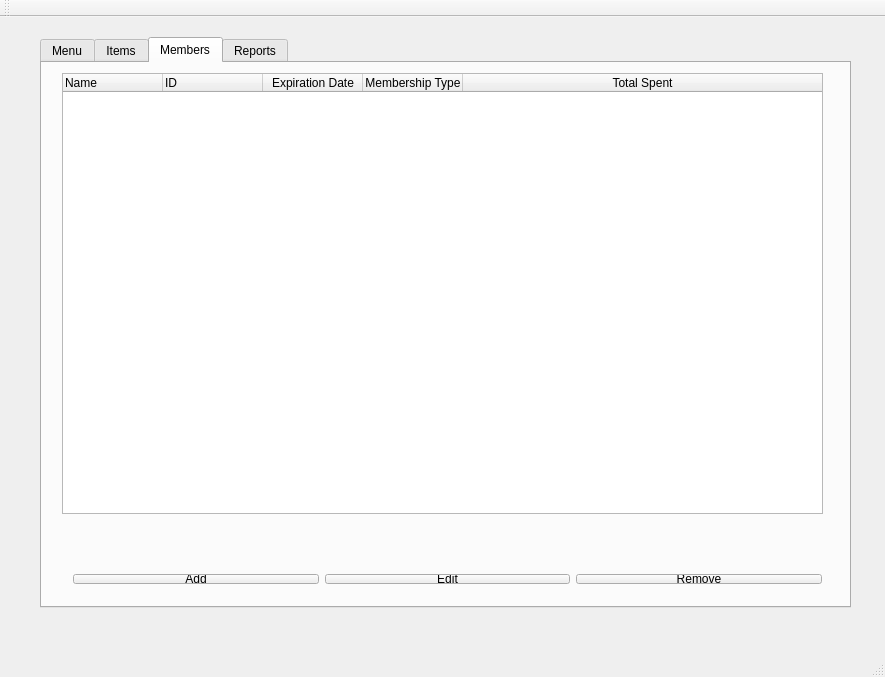
<?xml version="1.0" encoding="UTF-8"?>
<ui version="4.0">
 <class>MainWindow</class>
 <widget class="QMainWindow" name="MainWindow">
  <property name="geometry">
   <rect>
    <x>0</x>
    <y>0</y>
    <width>885</width>
    <height>677</height>
   </rect>
  </property>
  <property name="windowTitle">
   <string>MainWindow</string>
  </property>
  <widget class="QWidget" name="centralWidget">
   <widget class="QTabWidget" name="ViewMembers">
    <property name="geometry">
     <rect>
      <x>40</x>
      <y>20</y>
      <width>811</width>
      <height>571</height>
     </rect>
    </property>
    <property name="currentIndex">
     <number>2</number>
    </property>
    <widget class="QWidget" name="Menu">
     <attribute name="title">
      <string>Menu</string>
     </attribute>
     <widget class="QLabel" name="label_2">
      <property name="geometry">
       <rect>
        <x>20</x>
        <y>10</y>
        <width>761</width>
        <height>471</height>
       </rect>
      </property>
      <property name="text">
       <string>&lt;html&gt;&lt;head/&gt;&lt;body&gt;&lt;p align=&quot;center&quot;&gt;&lt;span style=&quot; font-size:18pt;&quot;&gt;**Bulk Club**&lt;/span&gt;&lt;/p&gt;&lt;p align=&quot;center&quot;&gt;&lt;span style=&quot; font-size:18pt;&quot;&gt;____________________________________________________________________&lt;/span&gt;&lt;/p&gt;&lt;p align=&quot;center&quot;&gt;&lt;span style=&quot; font-size:18pt;&quot;&gt;&lt;br/&gt;&lt;/span&gt;&lt;/p&gt;&lt;p align=&quot;center&quot;&gt;&lt;span style=&quot; font-size:18pt;&quot;&gt;Press Items to see all items curently in Inventory&lt;/span&gt;&lt;/p&gt;&lt;p align=&quot;center&quot;&gt;&lt;span style=&quot; font-size:18pt;&quot;&gt;&lt;br/&gt;&lt;/span&gt;&lt;/p&gt;&lt;p align=&quot;center&quot;&gt;&lt;span style=&quot; font-size:18pt;&quot;&gt;Press Members to see all current members&lt;/span&gt;&lt;/p&gt;&lt;p align=&quot;center&quot;&gt;&lt;span style=&quot; font-size:18pt;&quot;&gt;&lt;br/&gt;&lt;/span&gt;&lt;/p&gt;&lt;p align=&quot;center&quot;&gt;&lt;span style=&quot; font-size:18pt;&quot;&gt;Press Reports to see the types of reports that can be generated&lt;/span&gt;&lt;/p&gt;&lt;/body&gt;&lt;/html&gt;</string>
      </property>
     </widget>
    </widget>
    <widget class="QWidget" name="Items">
     <attribute name="title">
      <string>Items</string>
     </attribute>
     <widget class="QTableWidget" name="tableWidgetItem">
      <property name="geometry">
       <rect>
        <x>10</x>
        <y>10</y>
        <width>781</width>
        <height>461</height>
       </rect>
      </property>
      <property name="sizeAdjustPolicy">
       <enum>QAbstractScrollArea::AdjustToContents</enum>
      </property>
      <property name="editTriggers">
       <set>QAbstractItemView::NoEditTriggers</set>
      </property>
      <property name="alternatingRowColors">
       <bool>true</bool>
      </property>
      <property name="sortingEnabled">
       <bool>true</bool>
      </property>
      <property name="wordWrap">
       <bool>false</bool>
      </property>
      <attribute name="horizontalHeaderDefaultSectionSize">
       <number>100</number>
      </attribute>
      <attribute name="horizontalHeaderMinimumSectionSize">
       <number>50</number>
      </attribute>
      <attribute name="horizontalHeaderStretchLastSection">
       <bool>true</bool>
      </attribute>
      <attribute name="verticalHeaderDefaultSectionSize">
       <number>30</number>
      </attribute>
      <column>
       <property name="text">
        <string>Name</string>
       </property>
       <property name="textAlignment">
        <set>AlignCenter</set>
       </property>
      </column>
      <column>
       <property name="text">
        <string>Amount</string>
       </property>
      </column>
     </widget>
     <widget class="QWidget" name="layoutWidget">
      <property name="geometry">
       <rect>
        <x>10</x>
        <y>490</y>
        <width>781</width>
        <height>32</height>
       </rect>
      </property>
      <layout class="QGridLayout" name="gridLayout_2">
       <item row="0" column="0">
        <widget class="QPushButton" name="pushButtonAdd">
         <property name="text">
          <string>Add</string>
         </property>
        </widget>
       </item>
       <item row="0" column="1">
        <widget class="QPushButton" name="pushButtonEdit">
         <property name="text">
          <string>Edit</string>
         </property>
        </widget>
       </item>
       <item row="0" column="2">
        <widget class="QPushButton" name="pushButtonRemove">
         <property name="text">
          <string>Remove</string>
         </property>
        </widget>
       </item>
      </layout>
     </widget>
    </widget>
    <widget class="QWidget" name="members">
     <attribute name="title">
      <string>Members</string>
     </attribute>
     <widget class="QTableWidget" name="tableWidgetMembers">
      <property name="geometry">
       <rect>
        <x>20</x>
        <y>10</y>
        <width>761</width>
        <height>441</height>
       </rect>
      </property>
      <property name="editTriggers">
       <set>QAbstractItemView::NoEditTriggers</set>
      </property>
      <property name="alternatingRowColors">
       <bool>true</bool>
      </property>
      <property name="gridStyle">
       <enum>Qt::NoPen</enum>
      </property>
      <property name="sortingEnabled">
       <bool>true</bool>
      </property>
      <property name="wordWrap">
       <bool>false</bool>
      </property>
      <attribute name="horizontalHeaderCascadingSectionResizes">
       <bool>false</bool>
      </attribute>
      <attribute name="horizontalHeaderStretchLastSection">
       <bool>true</bool>
      </attribute>
      <column>
       <property name="text">
        <string>Name</string>
       </property>
       <property name="textAlignment">
        <set>AlignLeading|AlignVCenter</set>
       </property>
      </column>
      <column>
       <property name="text">
        <string>ID</string>
       </property>
       <property name="textAlignment">
        <set>AlignLeading|AlignVCenter</set>
       </property>
      </column>
      <column>
       <property name="text">
        <string>Expiration Date</string>
       </property>
      </column>
      <column>
       <property name="text">
        <string>Membership Type</string>
       </property>
      </column>
      <column>
       <property name="text">
        <string>Total Spent</string>
       </property>
      </column>
     </widget>
     <widget class="QWidget" name="layoutWidget">
      <property name="geometry">
       <rect>
        <x>20</x>
        <y>500</y>
        <width>771</width>
        <height>32</height>
       </rect>
      </property>
      <layout class="QGridLayout" name="gridLayout">
       <item row="0" column="0">
        <widget class="QPushButton" name="pushButton_MemberAdd">
         <property name="text">
          <string>Add</string>
         </property>
        </widget>
       </item>
       <item row="0" column="1">
        <widget class="QPushButton" name="pushButton_MemberEdit">
         <property name="text">
          <string>Edit</string>
         </property>
        </widget>
       </item>
       <item row="0" column="2">
        <widget class="QPushButton" name="pushButton_MemberRemove">
         <property name="text">
          <string>Remove</string>
         </property>
        </widget>
       </item>
      </layout>
     </widget>
    </widget>
    <widget class="QWidget" name="tab">
     <attribute name="title">
      <string>Reports</string>
     </attribute>
     <widget class="QLabel" name="label">
      <property name="geometry">
       <rect>
        <x>30</x>
        <y>20</y>
        <width>761</width>
        <height>31</height>
       </rect>
      </property>
      <property name="font">
       <font>
        <family>Tahoma</family>
        <pointsize>20</pointsize>
       </font>
      </property>
      <property name="text">
       <string>Click on the type of report you want to view:</string>
      </property>
     </widget>
     <widget class="QTableWidget" name="tableWidget_SIDE">
      <property name="geometry">
       <rect>
        <x>10</x>
        <y>460</y>
        <width>791</width>
        <height>71</height>
       </rect>
      </property>
      <property name="alternatingRowColors">
       <bool>true</bool>
      </property>
     </widget>
     <widget class="QWidget" name="">
      <property name="geometry">
       <rect>
        <x>11</x>
        <y>51</y>
        <width>791</width>
        <height>54</height>
       </rect>
      </property>
      <layout class="QGridLayout" name="gridLayout_3">
       <item row="0" column="0">
        <widget class="QPushButton" name="SalesReport_Button">
         <property name="text">
          <string>Sales Report</string>
         </property>
        </widget>
       </item>
       <item row="0" column="1">
        <widget class="QPushButton" name="TotalPurchases_Button">
         <property name="text">
          <string>Total Purchases</string>
         </property>
        </widget>
       </item>
       <item row="0" column="2">
        <widget class="QPushButton" name="ItemsSoldQuantity_Button">
         <property name="enabled">
          <bool>true</bool>
         </property>
         <property name="text">
          <string>Items Sold - Quantity</string>
         </property>
        </widget>
       </item>
       <item row="0" column="3">
        <widget class="QPushButton" name="Rebates_Button">
         <property name="text">
          <string>Rebates Due</string>
         </property>
        </widget>
       </item>
       <item row="1" column="0">
        <widget class="QPushButton" name="Expire_Button">
         <property name="text">
          <string>Memberships to Expire</string>
         </property>
        </widget>
       </item>
       <item row="1" column="1">
        <widget class="QPushButton" name="ItemsSoldName_Button">
         <property name="text">
          <string>Search Item </string>
         </property>
        </widget>
       </item>
       <item row="1" column="2">
        <widget class="QPushButton" name="MemberPurchases_Button">
         <property name="text">
          <string>Member Purchases</string>
         </property>
        </widget>
       </item>
       <item row="1" column="3">
        <widget class="QPushButton" name="Convert_Button">
         <property name="text">
          <string>Members Who Should Convert</string>
         </property>
        </widget>
       </item>
      </layout>
     </widget>
     <widget class="QTableWidget" name="tableWidget_ViewReports">
      <property name="geometry">
       <rect>
        <x>11</x>
        <y>111</y>
        <width>791</width>
        <height>341</height>
       </rect>
      </property>
      <property name="sizePolicy">
       <sizepolicy hsizetype="Expanding" vsizetype="Expanding">
        <horstretch>0</horstretch>
        <verstretch>0</verstretch>
       </sizepolicy>
      </property>
      <property name="editTriggers">
       <set>QAbstractItemView::NoEditTriggers</set>
      </property>
      <property name="alternatingRowColors">
       <bool>true</bool>
      </property>
      <property name="sortingEnabled">
       <bool>true</bool>
      </property>
     </widget>
     <zorder>label</zorder>
     <zorder>tableWidget_SIDE</zorder>
     <zorder>layoutWidget</zorder>
     <zorder>tableWidget_ViewReports</zorder>
     <zorder>tableWidget_ViewReports</zorder>
    </widget>
   </widget>
  </widget>
  <widget class="QMenuBar" name="menuBar">
   <property name="geometry">
    <rect>
     <x>0</x>
     <y>0</y>
     <width>885</width>
     <height>21</height>
    </rect>
   </property>
  </widget>
  <widget class="QToolBar" name="mainToolBar">
   <attribute name="toolBarArea">
    <enum>TopToolBarArea</enum>
   </attribute>
   <attribute name="toolBarBreak">
    <bool>false</bool>
   </attribute>
  </widget>
  <widget class="QStatusBar" name="statusBar"/>
 </widget>
 <layoutdefault spacing="6" margin="11"/>
 <resources/>
 <connections/>
</ui>
